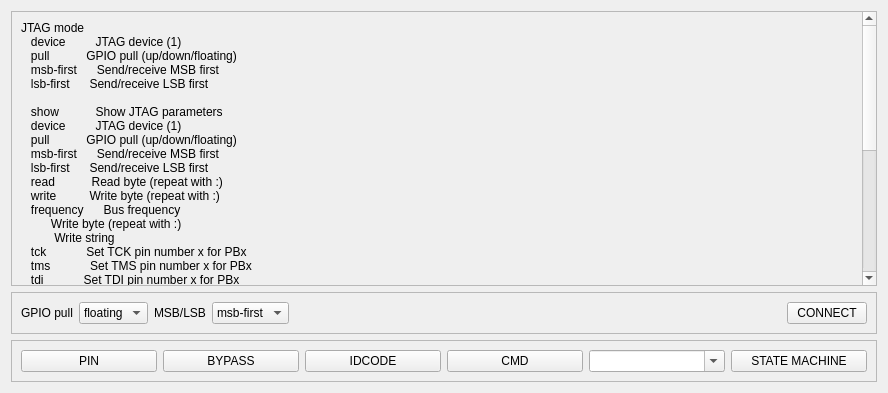
<?xml version="1.0" encoding="UTF-8"?>
<ui version="4.0">
 <class>JTAG</class>
 <widget class="QWidget" name="JTAG">
  <property name="geometry">
   <rect>
    <x>0</x>
    <y>0</y>
    <width>888</width>
    <height>393</height>
   </rect>
  </property>
  <property name="windowTitle">
   <string>Form</string>
  </property>
  <layout class="QVBoxLayout" name="verticalLayout">
   <item>
    <widget class="QScrollArea" name="sHelp">
     <property name="widgetResizable">
      <bool>true</bool>
     </property>
     <widget class="QWidget" name="scrollAreaWidgetContents">
      <property name="geometry">
       <rect>
        <x>0</x>
        <y>0</y>
        <width>857</width>
        <height>682</height>
       </rect>
      </property>
      <layout class="QVBoxLayout" name="verticalLayout_2">
       <item>
        <widget class="QLabel" name="label">
         <property name="text">
          <string>JTAG mode
   device         JTAG device (1)
   pull           GPIO pull (up/down/floating)
   msb-first      Send/receive MSB first
   lsb-first      Send/receive LSB first

   show           Show JTAG parameters
   device         JTAG device (1)
   pull           GPIO pull (up/down/floating)
   msb-first      Send/receive MSB first
   lsb-first      Send/receive LSB first
   read           Read byte (repeat with :&lt;num&gt;)
   write          Write byte (repeat with :&lt;num&gt;)
   frequency      Bus frequency
   &lt;integer&gt;      Write byte (repeat with :&lt;num&gt;)
   &lt;string&gt;       Write string
   tck            Set TCK pin number x for PBx
   tms            Set TMS pin number x for PBx
   tdi            Set TDI pin number x for PBx
   tdo            Set TDO pin number x for PBx
   brute          Bruteforce JTAG pins on x pins starting from PB0
   bypass         Query number of devices in the JTAG chain using BYPASS mode
   idcode         Scan for IDCODEs in the JTAG chain
   openocd        Get into OpenOCD mode
   ^              Send one clock tick
   /              Toggle clock level high
                 Toggle clock level low
   -              Toggle TDI high
   _              Toggle TDI low
   [              Toggle TMS high
   ]              Toggle TMS low
   !              Read bit with clock
   .              Read bit without clock
   &amp;              Delay 1 usec (repeat with :&lt;num&gt;)
   %              Delay 1 msec (repeat with :&lt;num&gt;)
   ~              Write a random byte (repeat with :&lt;num&gt;)
   exit           Exit JTAG mode</string>
         </property>
        </widget>
       </item>
      </layout>
     </widget>
    </widget>
   </item>
   <item>
    <widget class="QFrame" name="fConnect">
     <property name="frameShape">
      <enum>QFrame::StyledPanel</enum>
     </property>
     <property name="frameShadow">
      <enum>QFrame::Raised</enum>
     </property>
     <layout class="QHBoxLayout" name="horizontalLayout">
      <item>
       <widget class="QLabel" name="label_2">
        <property name="text">
         <string>GPIO pull</string>
        </property>
       </widget>
      </item>
      <item>
       <widget class="QComboBox" name="cPull">
        <item>
         <property name="text">
          <string>floating</string>
         </property>
        </item>
        <item>
         <property name="text">
          <string>up</string>
         </property>
        </item>
        <item>
         <property name="text">
          <string>down</string>
         </property>
        </item>
       </widget>
      </item>
      <item>
       <widget class="QLabel" name="label_3">
        <property name="text">
         <string>MSB/LSB</string>
        </property>
       </widget>
      </item>
      <item>
       <widget class="QComboBox" name="cMSB">
        <item>
         <property name="text">
          <string>msb-first</string>
         </property>
        </item>
        <item>
         <property name="text">
          <string>lsb-first</string>
         </property>
        </item>
       </widget>
      </item>
      <item>
       <spacer name="horizontalSpacer">
        <property name="orientation">
         <enum>Qt::Horizontal</enum>
        </property>
        <property name="sizeHint" stdset="0">
         <size>
          <width>392</width>
          <height>20</height>
         </size>
        </property>
       </spacer>
      </item>
      <item>
       <widget class="QPushButton" name="bConnect">
        <property name="text">
         <string>CONNECT</string>
        </property>
        <property name="checkable">
         <bool>true</bool>
        </property>
       </widget>
      </item>
     </layout>
    </widget>
   </item>
   <item>
    <widget class="QFrame" name="fCmd">
     <property name="frameShape">
      <enum>QFrame::StyledPanel</enum>
     </property>
     <property name="frameShadow">
      <enum>QFrame::Raised</enum>
     </property>
     <layout class="QHBoxLayout" name="horizontalLayout_2">
      <item>
       <widget class="QPushButton" name="bPin">
        <property name="text">
         <string>PIN</string>
        </property>
       </widget>
      </item>
      <item>
       <widget class="QPushButton" name="bBypass">
        <property name="text">
         <string>BYPASS</string>
        </property>
       </widget>
      </item>
      <item>
       <widget class="QPushButton" name="bIdCode">
        <property name="text">
         <string>IDCODE</string>
        </property>
       </widget>
      </item>
      <item>
       <widget class="QPushButton" name="bCmd">
        <property name="text">
         <string>CMD</string>
        </property>
       </widget>
      </item>
      <item>
       <widget class="QComboBox" name="eCmd">
        <property name="editable">
         <bool>true</bool>
        </property>
       </widget>
      </item>
      <item>
       <widget class="QPushButton" name="bStateMachine">
        <property name="text">
         <string>STATE MACHINE</string>
        </property>
        <property name="checkable">
         <bool>true</bool>
        </property>
       </widget>
      </item>
     </layout>
    </widget>
   </item>
  </layout>
 </widget>
 <resources/>
 <connections/>
</ui>
